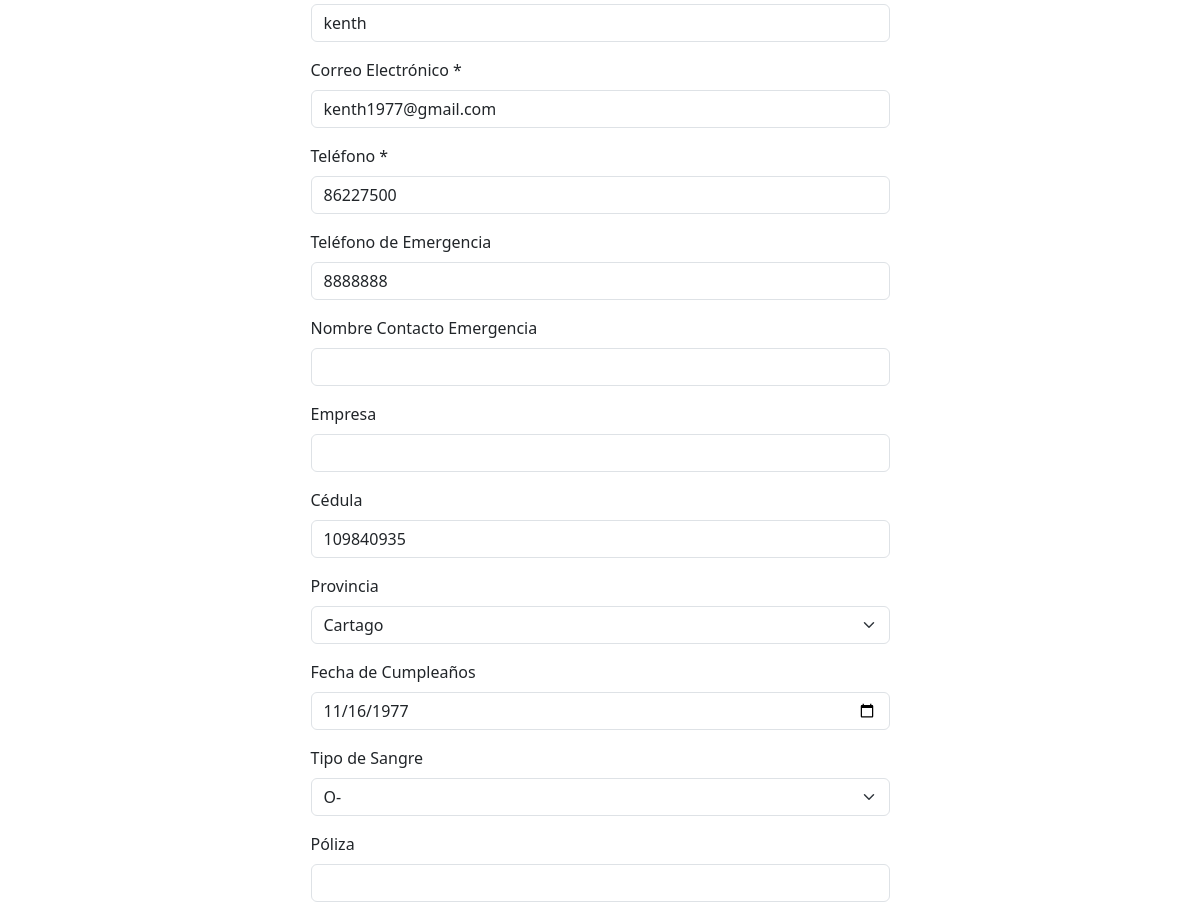
The app's page /contactos/editar_contacto/1 (signed in, middle part), older data.
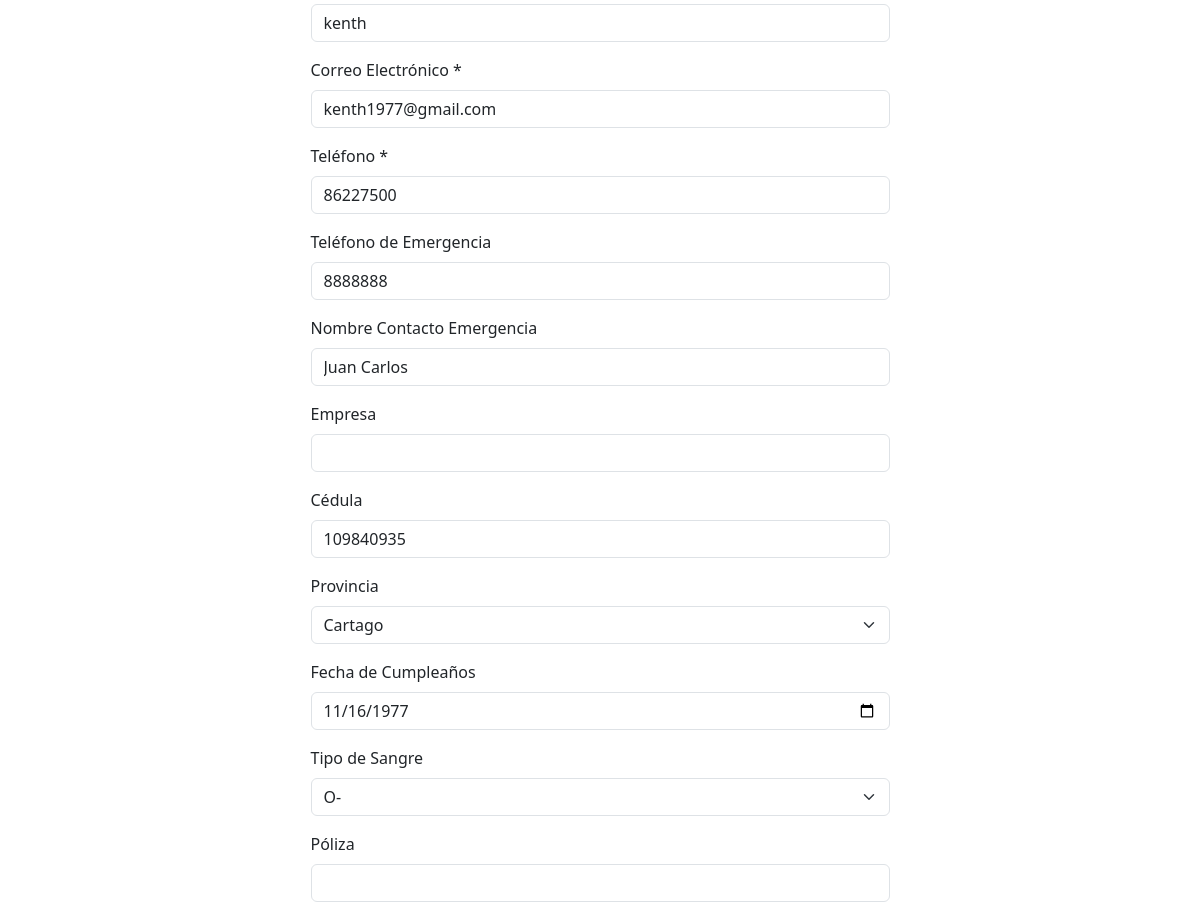
The same page, newer data.
### models.py (models this page shows, shortened)
class User(db.Model):
    id = db.Column(db.Integer, primary_key=True)
    username = db.Column(db.String(80), nullable=False)
    email = db.Column(db.String(120), nullable=False)
    password = db.Column(db.String(200), nullable=True)
    nombre = db.Column(db.String(100), nullable=False)
    primer_apellido = db.Column(db.String(100), nullable=False)
    telefono = db.Column(db.String(20), nullable=False)
    avatar_url = db.Column(db.String(200), nullable=True, default='uploads/avatars/default.png')
    segundo_apellido = db.Column(db.String(100), nullable=True)
    telefono_emergencia = db.Column(db.String(20), nullable=True)
    nombre_emergencia = db.Column(db.String(100), nullable=True)
    empresa = db.Column(db.String(100), nullable=True)
    cedula = db.Column(db.String(20), nullable=True)
    direccion = db.Column(db.String(200), nullable=True)
    actividad = db.Column(db.String(100), nullable=True)
    capacidad = db.Column(db.String(50), nullable=True)
    participacion = db.Column(db.String(100), nullable=True)
    fecha_cumpleanos = db.Column(db.Date, nullable=True)
    tipo_sangre = db.Column(db.String(5), nullable=True)
    poliza = db.Column(db.String(100), nullable=True)
    aseguradora = db.Column(db.String(100), nullable=True)
    alergias = db.Column(db.Text, nullable=True)
    enfermedades_cronicas = db.Column(db.Text, nullable=True)
    role = db.Column(db.String(50), nullable=False, default='Usuario Regular')
    last_login_at = db.Column(db.DateTime, nullable=True)
    auto_logout_minutes = db.Column(db.Integer, default=0, nullable=False, server_default='0')
    auto_logout_enabled = db.Column(db.Boolean, default=False, nullable=False, server_default='0')
    theme = db.Column(db.String(10), nullable=False, default='light', server_default='light')
    fecha_registro = db.Column(db.DateTime, default=datetime.utcnow, nullable=False, server_default=sa.func.now())
    fecha_actualizacion = db.Column(db.DateTime, onupdate=datetime.utcnow)
    oauth_logins = db.relationship('OAuthSignIn', backref='user', lazy=True, cascade="all, delete-orphan")
    __table_args__ = (
        UniqueConstraint('username', name='uq_user_username'),
        UniqueConstraint('email', name='uq_user_email'),
    )

### contactos.py (the view, shortened to what this page needs)
@contactos_bp.route('/editar_contacto/<int:user_id>', methods=['GET', 'POST'])
@role_required(['Superuser', 'Administrador', 'Usuario Regular']) # MODIFICACIÓN: Permitir a Usuario Regular acceder
def editar_contacto(user_id):
    user = User.query.get_or_404(user_id)
    logged_in_user_role = session.get('role')
    logged_in_user_id = session.get('user_id')
    if logged_in_user_role == 'Usuario Regular' and str(logged_in_user_id) != str(user_id):
        flash('No tienes permiso para editar el perfil de otro usuario.', 'danger')
        return redirect(url_for('perfil.perfil')) # Redirige a la página de perfil del propio usuario
    actividad_opciones = ["No Aplica", "La Tribu", "Senderista", "Enfermería", "Cocina", "Confección y Diseño", "Restaurante", "Transporte Terrestre", "Transporte Acuatico", "Transporte Aereo", "Migración", "Parque Nacional", "Refugio Silvestre", "Centro de Atracción", "Lugar para Caminata", "Acarreo", "Oficina de trámite", "Primeros Auxilios", "Farmacia", "Taller", "Abogado", "Mensajero", "Tienda", "Polizas", "Aerolínea", "Guía", "Banco", "Otros"]
    capacidad_opciones = ["Seleccionar Capacidad", "Rápido", "Intermedio", "Básico", "Iniciante"]
    participacion_opciones = ["No Aplica", "Solo de La Tribu", "Constante", "Inconstante", "El Camino de Costa Rica", "Parques Nacionales", "Paseo | Recreativo", "Revisar/Eliminar"]
    tipo_sangre_opciones = ["Seleccionar Tipo", "A+", "A-", "B+", "B-", "AB+", "AB-", "O+", "O-"]
    provincia_opciones = ["Cartago", "Limón", "Puntarenas", "San José", "Heredia", "Guanacaste", "Alajuela"]
    role_opciones = ['Usuario Regular', 'Administrador', 'Superuser'];
    avatar_url = None
    if user.avatar_url:
        with current_app.app_context():
            avatar_url = url_for('static', filename=user.avatar_url)
    else:
        with current_app.app_context():
            avatar_url = url_for('static', filename='images/defaults/default_avatar.png')
    return render_template('editar_contacto.html', user=user, avatar_url=avatar_url,
                           actividad_opciones=actividad_opciones,
                           capacidad_opciones=capacidad_opciones,
                           participacion_opciones=participacion_opciones,
                           tipo_sangre_opciones=tipo_sangre_opciones,
                           provincia_opciones=provincia_opciones,
                           logged_in_user_role=logged_in_user_role, # Pasa el rol para mostrar/ocultar el campo
                           role_opciones=role_opciones) # Pasa las opciones aquí también

### app.py (called while the page is built)
def get_locale():
    lang = session.get('lang')
    if lang in LANGUAGES:
        return lang
    return request.accept_languages.best_match(LANGUAGES)

@app.context_processor
def inject_latest_version():
    try:
        latest_version = Version.query.order_by(Version.fecha_creacion.desc()).first()
        if latest_version:
            return {'latest_version_number': latest_version.numero_version}
    except Exception as e:
        print(f"DEBUG: Error al obtener la última versión: {e}")
    return {'latest_version_number': 'N/A'} # Valor por defecto si no hay versiones o hay un error

@app.before_request
def check_for_first_user():
    if 'first_user_registration_allowed' not in current_app.config:
        with app.app_context():
            try:
                total_users = db.session.query(User).count()
                if total_users == 0:
                    current_app.config['first_user_registration_allowed'] = True
                    print("DEBUG: No se encontraron usuarios. El próximo registro será un Superuser.")
                else:
                    current_app.config['first_user_registration_allowed'] = False
                    print("DEBUG: Ya existen usuarios. Los registros serán Usuarios Regulares.")
            except Exception as e:
                current_app.config['first_user_registration_allowed'] = True
                print(f"DEBUG: Error al contar usuarios (posiblemente tabla 'user' no existe): {e}. Se permitirá el registro de Superuser.")

### contactos.py (called while the page is built)
def role_required(roles):
    if not isinstance(roles, list):
        roles = [roles]
    def decorator(f):
        @wraps(f)
        def decorated_function(*args, **kwargs):
            if 'logged_in' not in session or not session['logged_in']:
                flash('Por favor, inicia sesión para acceder a esta página.', 'info')
                return redirect(url_for('login'))
            user_role = session.get('role')
            if user_role not in roles:
                flash('No tienes permiso para acceder a esta página.', 'danger')
                return redirect(url_for('home')) # O a una página de "Acceso Denegado"
            return f(*args, **kwargs)
        return decorated_function
    return decorator

### templates/editar_contacto.html (shortened to what this page needs)
{% extends 'base.html' %}
{% block content %}
<div class="container mt-5 mb-5">
    <div class="row justify-content-center">
        <div class="col-md-8 col-lg-7">
            <div class="p-4">
                <form method="POST" action="{{ url_for('contactos.editar_contacto', user_id=user.id) }}" enctype="multipart/form-data" id="editContactForm">
                    <div class="mb-3">
                        <input type="text" class="form-control" id="username" name="username" value="{{ user.username }}" required>
                    </div>
                    <div class="mb-3">
                        <label for="email" class="form-label">{{ _('Correo Electrónico *') }}</label>
                        <input type="email" class="form-control" id="email" name="email" value="{{ user.email }}" required>
                    </div>
                    <div class="mb-3">
                        <label for="telefono" class="form-label">{{ _('Teléfono *') }}</label>
                        <input type="tel" class="form-control" id="telefono" name="telefono" value="{{ user.telefono }}" required>
                    </div>
                    <div class="mb-3">
                        <label for="telefono_emergencia" class="form-label">{{ _('Teléfono de Emergencia') }}</label>
                        <input type="tel" class="form-control" id="telefono_emergencia" name="telefono_emergencia" value="{{ user.telefono_emergencia if user.telefono_emergencia else '' }}">
                    </div>
                    <div class="mb-3">
                        <label for="nombre_emergencia" class="form-label">{{ _('Nombre Contacto Emergencia') }}</label>
                        <input type="text" class="form-control" id="nombre_emergencia" name="nombre_emergencia" value="{{ user.nombre_emergencia if user.nombre_emergencia else '' }}">
                    </div>
                    <div class="mb-3">
                        <label for="empresa" class="form-label">{{ _('Empresa') }}</label>
                        <input type="text" class="form-control" id="empresa" name="empresa" value="{{ user.empresa if user.empresa else '' }}">
                    </div>
                    <div class="mb-3">
                        <label for="cedula" class="form-label">{{ _('Cédula') }}</label>
                        <input type="text" class="form-control" id="cedula" name="cedula" value="{{ user.cedula if user.cedula else '' }}">
                    </div>
                    <div class="mb-3">
                        <label for="direccion" class="form-label">{{ _('Provincia') }}</label>
                        <select class="form-select" id="direccion" name="direccion">
                            {% for p in provincia_opciones %}<option value="{{ p }}" {% if p == user.direccion %}selected{% endif %}>{{ p }}</option>{% endfor %}
                        </select>
                    </div>
                    <div class="mb-3">
                        <label for="fecha_cumpleanos" class="form-label">{{ _('Fecha de Cumpleaños') }}</label>
                        <input type="date" class="form-control" id="fecha_cumpleanos" name="fecha_cumpleanos" value="{{ user.fecha_cumpleanos.strftime('%Y-%m-%d') if user.fecha_cumpleanos else '' }}">
                    </div>
                    <div class="mb-3">
                        <label for="tipo_sangre" class="form-label">{{ _('Tipo de Sangre') }}</label>
                        <select class="form-select" id="tipo_sangre" name="tipo_sangre">
                            {% for t in tipo_sangre_opciones %}<option value="{{ t }}" {% if t == user.tipo_sangre %}selected{% endif %}>{{ t }}</option>{% endfor %}
                        </select>
                    </div>
                    <div class="mb-3">
                        <label for="poliza" class="form-label">{{ _('Póliza') }}</label>
                        <input type="text" class="form-control" id="poliza" name="poliza" value="{{ user.poliza if user.poliza else '' }}">
                    </div>
                </form>
            </div>
        </div>
    </div>
</div>
{% endblock %}

### templates/base.html (shortened to what this page needs)
<!DOCTYPE html>
<html lang="{{ session.get('lang', 'es') }}" data-theme="{{ session.get('theme', 'light') }}">
<head>
    <link rel="stylesheet" href="{{ url_for('static', filename='css/main.css') }}">
    <link rel="stylesheet" href="https://cdnjs.cloudflare.com/ajax/libs/font-awesome/6.0.0-beta3/css/all.min.css">
</head>
<body>
    <div class="container mt-4 main-content">
        {% block content %}{% endblock %}
    </div>
</body>
</html>

### static/css/base.css (style rules this page uses)
:root { --bs-blue: #0d6efd; --bs-indigo: #6610f2; --bs-purple: #6f42c1; --bs-pink: #d63384; --bs-red: #dc3545; --bs-orange: #fd7e14; --bs-yellow: #ffc107; --bs-green: #198754; --bs-teal: #20c997; --bs-cyan: #0dcaf0; --bs-black: #000; --bs-white: #fff; --bs-primary: var(--bs-blue); --bs-secondary: #6c757d; --bs-success: var(--bs-green); --bs-info: var(--bs-cyan); --bs-warning: var(--bs-yellow); --bs-danger: var(--bs-red); --bs-light: #f8f9fa; --bs-dark: #212529; --bs-body-bg: var(--bs-white); --bs-body-color: var(--bs-dark); --bs-secondary-bg: #f8f9fa; --bs-tertiary-bg: #e9ecef; --bs-border-color: #dee2e6; --bs-link-color: var(--bs-primary); --bs-link-hover-color: #0a58ca; --navbar-bg: rgba(255, 193, 7, 0.8); --card-bg: var(--bs-white); --modal-bg: var(--bs-white); --navbar-link-color: #000; --navbar-brand-color: #000; }
body { background-color: var(--bs-body-bg); color: var(--bs-body-color); transition: background-color 0.3s ease, color 0.3s ease; }
.form-control, .form-select { background-color: var(--card-bg) !important; color: var(--bs-body-color) !important; border: 1px solid var(--bs-border-color) !important; }

Row changes from the older to the newer data that the page shows:
changed User "kenth": nombre_emergencia (not shown) → "Juan Carlos"
